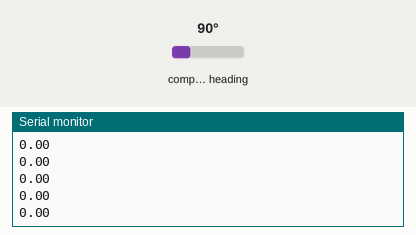
Simulated run of this sketch. Board: Arduino Uno, built with avr-gcc and run on an emulated ATmega328P. Parts: the last lines printed to the serial monitor. The inputs (shaded band) are chosen by the test bench; at power-on: compass heading 90°.

Above: at 1.2 s.
1.3 s: compass heading set to 7°
At 1.69 s:
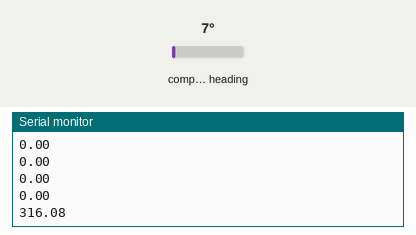
2.8 s: compass heading set to 180°
At 2.95 s:
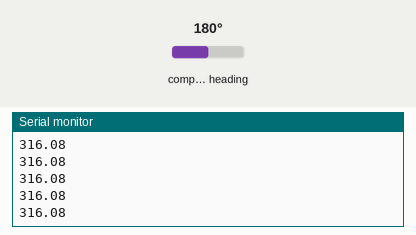
Timing chart, 0 to 5.8 s (numbered marks = the images above; inputs shaded):
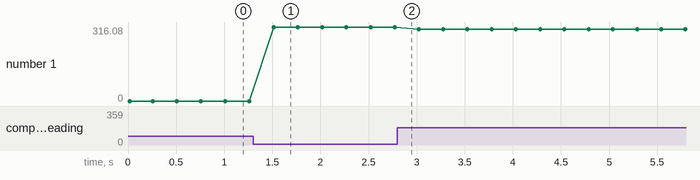

Measured:
- after the input at 1.3 s, the serial monitor: prints a new line after 0.21 s (image 1)
- plotted number 1: 0 → 316.08 after the input at 1.3 s, 316.08 → 306.87 after the input at 2.8 s

The sketch:

HMC_Test.ino
```cpp
//#include <SoftwareSerial.h>
//#include <SPI.h>
#include <Wire.h>
#include <Adafruit_Sensor.h>
#include <Adafruit_HMC5883_U.h>

Adafruit_HMC5883_Unified compass = Adafruit_HMC5883_Unified(12345);

float rollOffset;
float pitchOffset;

void setup() {
  Serial.begin(9600);
  compass.begin();
  if (compass.begin()) {
    Serial.println("Magnometer Setup");
  }
  else {
    Serial.println("Magnometer not setup");
  }

  sensors_event_t event;
  compass.getEvent(&event);
  rollOffset = atan2(event.magnetic.z,event.magnetic.y);
  pitchOffset = atan2(event.magnetic.z,event.magnetic.x);

}


void loop() {
  sensors_event_t event;
  compass.getEvent(&event);

  //Just for testing and calibration purposes
  //Serial.print("X: "); Serial.print(event.magnetic.x); Serial.print("  ");
  //Serial.print("Y: "); Serial.print(event.magnetic.y); Serial.print("  ");
  //Serial.print("Z: "); Serial.print(event.magnetic.z); Serial.print("  "); Serial.println("uT");

  float heading = atan2(event.magnetic.y, event.magnetic.x);
  float pitch = atan2(event.magnetic.z,event.magnetic.x);   //Adjustments need to be made according to how the hmc is placed on the PCB, but its not a big thing, its mainly just
  float roll = atan2(event.magnetic.z,event.magnetic.y);    //changing pitch to roll and roll to pitch

  heading -= 0.175;
  roll -= rollOffset;
  pitch -= pitchOffset;

  if (heading < 0)
  {
    heading += 2 * PI;
  }

  if (heading > 2 * PI)
  {
    heading -= 2 * PI;
  }

  if (pitch < 0)
  {
    pitch += 2 * PI;
  }
  if (pitch > 2 * PI)
  {
    pitch -= 2 * PI;
  }
  if (roll < 0)
  {
    roll += 2 * PI;
  }
  if (roll > 2 * PI)
  {
    roll -= 2 * PI;
  }


  float HeadingDegree = heading * (180 / PI);
  float PitchDegree = pitch * (180 / PI);
  float RollDegree = roll  * (180 / PI);

  //Serial.println(HeadingDegree);
  //Serial.println(PitchDegree);
  Serial.println(RollDegree);
  delay(250);
}
```
